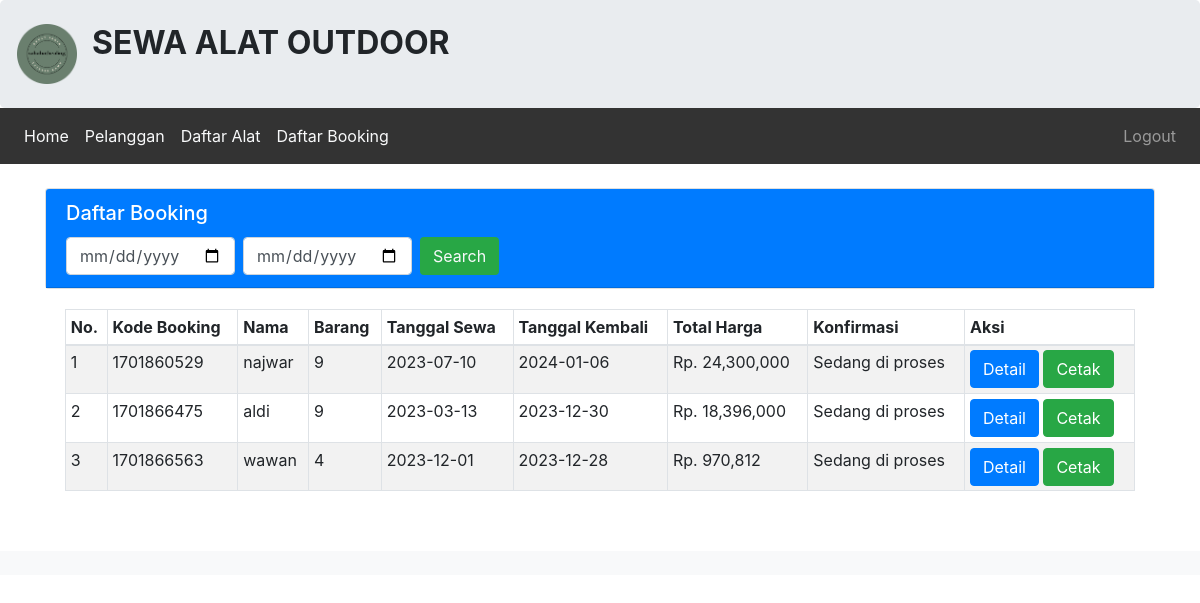
The page /admin/booking/booking.php on the database its author committed.
### tables this page shows
CREATE TABLE `tbl_booking_212303` (
  `212303_id_booking` int(11) NOT NULL,
  `212303_kode_booking` varchar(25) NOT NULL,
  `212303_id_login` int(50) NOT NULL,
  `212303_id_alat` varchar(50) NOT NULL,
  `212303_nama` varchar(50) NOT NULL,
  `212303_alamat` varchar(100) NOT NULL,
  `212303_ktp` varchar(20) NOT NULL,
  `212303_no_telp` varchar(20) NOT NULL,
  `212303_jml_sewa` int(15) NOT NULL,
  `212303_tgl_sewa` date NOT NULL,
  `212303_tgl_kmb` date NOT NULL,
  `212303_total_bayar` int(100) NOT NULL,
  `212303_konfirmasi` varchar(50) NOT NULL,
  `212303_tgl_input` date NOT NULL
);

### admin/booking/booking.php (the view, shortened to what this page needs)
<?php
include '../header2.php';
include '../../koneksi.php';
$query = "SELECT * FROM tbl_booking_212303";
$hasil = mysqli_query($koneksi,$query);
?>
<br>
<div class="container">
    <div class="card">
        <div class="card-header text-white bg-primary">
            <div class="flex justify-between">
                <h5 class="card-title">
                    Daftar Booking
                </h5>
                <div class="">
                    <form class="form-inline" method="post" action="filter.php">
                        <input class="form-control mr-sm-2" type="date" name="tanggal" placeholder="Cari Nama Booking" aria-label="Search">
                        <input class="form-control mr-sm-2" type="date" name="tanggal_kembali" placeholder="Cari Nama Booking" aria-label="Search">
                        <button class="btn my-2 my-sm-0 bg-success text-light" type="submit">Search</button>
                    </form>
                </div>
            </div>
        </div>
    </div>
    <div class="card-body">
        <div class="table-responsive">
            <table class="table table-striped table-bordered table-sm">
                <thead>
                    <tr>
                        <th>No. </th>
                        <th>Kode Booking</th>
                        <th>Nama </th>
                        <th>Barang </th>
                        <th>Tanggal Sewa </th>
                        <th>Tanggal Kembali </th>
                        <th>Total Harga</th>
                        <th>Konfirmasi</th>
                        <th>Aksi</th>
                    </tr>
                </thead>
                <tbody>
                    <?php $no = 1;
                    foreach ($hasil as $isi) { ?>
                        <tr>
                            <td><?php echo $no; ?></td>
                            <td><?= $isi['212303_kode_booking']; ?></td>
                            <td><?= $isi['212303_nama']; ?></td>
                            <td><?= $isi['212303_jml_sewa']; ?></td>
                            <td><?= $isi['212303_tgl_sewa']; ?></td>
                            <td><?= $isi['212303_tgl_kmb']; ?></td>
                            <td>Rp. <?= number_format($isi['212303_total_bayar']); ?></td>
                            <td><?= $isi['212303_konfirmasi']; ?></td>
                            <td>
                                <a class="btn btn-primary" href="bayar.php?id=<?= $isi['212303_kode_booking']; ?>" role="button">Detail</a>
                                <a class="btn btn-success" href="cetak.php?id=<?= $isi['212303_kode_booking']; ?>" role="button" target="_blank">Cetak</a>
                            </td>
                        </tr>
                    <?php $no++;
                    } ?>
                </tbody>
            </table>
        </div>
    </div>
</div>
<?php include '../footer.php'; ?>

### rows shown on the page
tbl_booking_212303: 212303_kode_booking "1701860529", 212303_nama "najwar", 212303_jml_sewa "9", 212303_tgl_sewa "2023-07-10", 212303_tgl_kmb "2024-01-06", 212303_total_bayar "24,300,000", 212303_konfirmasi "Sedang di proses"
tbl_booking_212303: 212303_kode_booking "1701866475", 212303_nama "aldi", 212303_jml_sewa "9", 212303_tgl_sewa "2023-03-13", 212303_tgl_kmb "2023-12-30", 212303_total_bayar "18,396,000", 212303_konfirmasi "Sedang di proses"
tbl_booking_212303: 212303_kode_booking "1701866563", 212303_nama "wawan", 212303_jml_sewa "4", 212303_tgl_sewa "2023-12-01", 212303_tgl_kmb "2023-12-28", 212303_total_bayar "970,812", 212303_konfirmasi "Sedang di proses"
